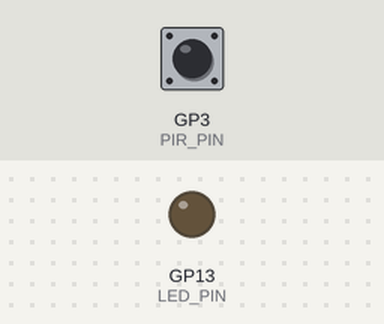
A sketch run on a simulated Raspberry Pi Pico. On the bench: output pins drawn as LEDs (lit = HIGH). The inputs (shaded band) are chosen by the test bench; at power-on: GP3 (PIR_PIN) HIGH. What the sketch prints to the serial monitor is not drawn.

Above: at 1.2 s.
1.3 s: GP3 (PIR_PIN) pulsed LOW 2 times (0.12 s each, 0.3 s apart)
At 2.2 s:
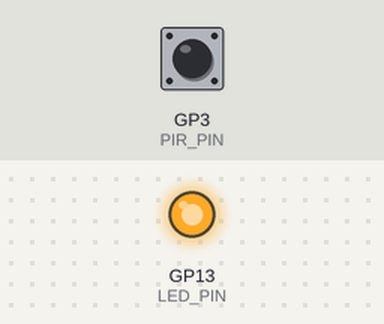
Timing chart, 0 to 4.9 s (numbered marks = the images above; inputs shaded):
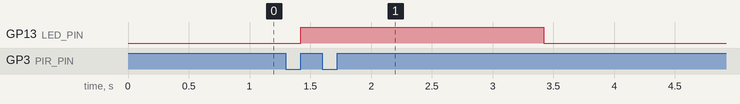

Measured:
- after the input at 1.3 s, GP13 (LED_PIN): LOW → HIGH after 0.12 s, → LOW 2.0 s later

The sketch:

pir_motion.ino
```cpp
// snippet: pir_motion
// tags: pir, motion, passive infrared, hcsr501, detect, digital, interrupt
// boards: avr, esp32, megaavr, nano33iot, romi32u4, rp2040
// library: none
// description: Detect motion using a PIR sensor (HC-SR501 or equivalent).
// prompts: PIR motion sensor, motion detection, HC-SR501, passive infrared, detect presence, motion alarm, motion triggered
//   Output pin goes HIGH for ~3s when motion is detected (adjustable via onboard trimmers).
//   Wiring: OUT → PIR_PIN, VCC → 5V, GND → GND.
//   Allow 30–60s warm-up time after power-on before readings are reliable.
//
// ---- CONFIGURE ----
#define PIR_PIN   3
#define LED_PIN  13
// -------------------

volatile bool motionFlag = false;

void onMotion() { motionFlag = true; }

void setup() {
  Serial.begin(115200);
  pinMode(PIR_PIN, INPUT);
  pinMode(LED_PIN, OUTPUT);
  attachInterrupt(digitalPinToInterrupt(PIR_PIN), onMotion, RISING);
  Serial.println("PIR ready — allow 30s warm-up");
}

void loop() {
  if (motionFlag) {
    motionFlag = false;
    Serial.print("Motion detected at ");
    Serial.print(millis() / 1000.0, 1);
    Serial.println("s");
    digitalWrite(LED_PIN, HIGH);
    delay(1000);
    digitalWrite(LED_PIN, LOW);
  }
}
```
